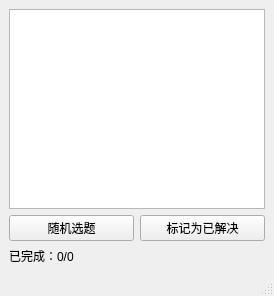
<?xml version="1.0" encoding="UTF-8"?>
<ui version="4.0">
 <class>MainWindow</class>
 <widget class="QMainWindow" name="MainWindow">
  <property name="windowTitle">
   <string>randomLeetcode100</string>
  </property>
  <widget class="QWidget" name="centralwidget">
   <layout class="QVBoxLayout" name="verticalLayout">
    <item>
     <widget class="QTableWidget" name="tableWidget">
      <property name="minimumSize">
       <size>
        <width>0</width>
        <height>200</height>
       </size>
      </property>
     </widget>
    </item>
    <item>
     <layout class="QHBoxLayout" name="horizontalLayout">
      <item>
       <widget class="QPushButton" name="randomButton">
        <property name="text">
         <string>随机选题</string>
        </property>
       </widget>
      </item>
      <item>
       <widget class="QPushButton" name="markSolvedButton">
        <property name="text">
         <string>标记为已解决</string>
        </property>
       </widget>
      </item>
     </layout>
    </item>
    <item>
     <widget class="QLabel" name="statusLabel">
      <property name="text">
       <string>已完成：0/0</string>
      </property>
     </widget>
    </item>
   </layout>
  </widget>
  <widget class="QStatusBar" name="statusbar"/>
 </widget>
 <resources/>
 <connections/>
</ui>
